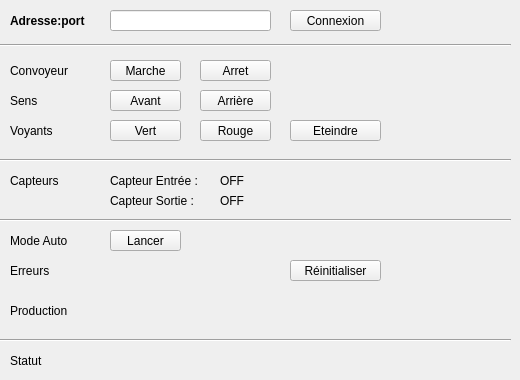
    <widget class="QWidget" name="convoyeur">
     <attribute name="title">
      <string>Convoyeur</string>
     </attribute>
     <widget class="QLineEdit" name="convoyeur_host">
      <property name="geometry">
       <rect>
        <x>110</x>
        <y>10</y>
        <width>161</width>
        <height>21</height>
       </rect>
      </property>
      <property name="locale">
       <locale language="French" country="France"/>
      </property>
      <property name="text">
       <string/>
      </property>
     </widget>
     <widget class="QLabel" name="label_7">
      <property name="geometry">
       <rect>
        <x>10</x>
        <y>60</y>
        <width>101</width>
        <height>21</height>
       </rect>
      </property>
      <property name="locale">
       <locale language="French" country="France"/>
      </property>
      <property name="text">
       <string>Convoyeur</string>
      </property>
     </widget>
     <widget class="QPushButton" name="convoyeur_arriere">
      <property name="geometry">
       <rect>
        <x>200</x>
        <y>90</y>
        <width>71</width>
        <height>21</height>
       </rect>
      </property>
      <property name="locale">
       <locale language="French" country="France"/>
      </property>
      <property name="text">
       <string>Arrière</string>
      </property>
     </widget>
     <widget class="QPushButton" name="convoyeur_avant">
      <property name="geometry">
       <rect>
        <x>110</x>
        <y>90</y>
        <width>71</width>
        <height>21</height>
       </rect>
      </property>
      <property name="locale">
       <locale language="French" country="France"/>
      </property>
      <property name="text">
       <string>Avant</string>
      </property>
     </widget>
     <widget class="QPushButton" name="convoyeur_voyant_vert">
      <property name="geometry">
       <rect>
        <x>110</x>
        <y>120</y>
        <width>71</width>
        <height>21</height>
       </rect>
      </property>
      <property name="locale">
       <locale language="French" country="France"/>
      </property>
      <property name="text">
       <string>Vert</string>
      </property>
     </widget>
     <widget class="QPushButton" name="convoyeur_voyant_rouge">
      <property name="geometry">
       <rect>
        <x>200</x>
        <y>120</y>
        <width>71</width>
        <height>21</height>
       </rect>
      </property>
      <property name="locale">
       <locale language="French" country="France"/>
      </property>
      <property name="text">
       <string>Rouge</string>
      </property>
     </widget>
     <widget class="QPushButton" name="convoyeur_arret">
      <property name="geometry">
       <rect>
        <x>200</x>
        <y>60</y>
        <width>71</width>
        <height>21</height>
       </rect>
      </property>
      <property name="locale">
       <locale language="French" country="France"/>
      </property>
      <property name="text">
       <string>Arret</string>
      </property>
     </widget>
     <widget class="QPushButton" name="convoyeur_connexion">
      <property name="geometry">
       <rect>
        <x>290</x>
        <y>10</y>
        <width>91</width>
        <height>21</height>
       </rect>
      </property>
      <property name="locale">
       <locale language="French" country="France"/>
      </property>
      <property name="text">
       <string>Connexion</string>
      </property>
     </widget>
     <widget class="QLabel" name="label_4">
      <property name="geometry">
       <rect>
        <x>10</x>
        <y>10</y>
        <width>101</width>
        <height>21</height>
       </rect>
      </property>
      <property name="font">
       <font>
        <bold>true</bold>
       </font>
      </property>
      <property name="locale">
       <locale language="French" country="France"/>
      </property>
      <property name="text">
       <string>Adresse:port</string>
      </property>
      <property name="wordWrap">
       <bool>false</bool>
      </property>
     </widget>
     <widget class="QLabel" name="label_2">
      <property name="geometry">
       <rect>
        <x>10</x>
        <y>90</y>
        <width>101</width>
        <height>21</height>
       </rect>
      </property>
      <property name="locale">
       <locale language="French" country="France"/>
      </property>
      <property name="text">
       <string>Sens</string>
      </property>
     </widget>
     <widget class="QLabel" name="label_3">
      <property name="geometry">
       <rect>
        <x>10</x>
        <y>170</y>
        <width>101</width>
        <height>21</height>
       </rect>
      </property>
      <property name="locale">
       <locale language="French" country="France"/>
      </property>
      <property name="text">
       <string>Capteurs</string>
      </property>
     </widget>
     <widget class="QPushButton" name="convoyeur_marche">
      <property name="geometry">
       <rect>
        <x>110</x>
        <y>60</y>
        <width>71</width>
        <height>21</height>
       </rect>
      </property>
      <property name="locale">
       <locale language="French" country="France"/>
      </property>
      <property name="text">
       <string>Marche</string>
      </property>
     </widget>
     <widget class="QPushButton" name="convoyeur_lancer_auto">
      <property name="geometry">
       <rect>
        <x>110</x>
        <y>230</y>
        <width>71</width>
        <height>21</height>
       </rect>
      </property>
      <property name="locale">
       <locale language="French" country="France"/>
      </property>
      <property name="text">
       <string>Lancer</string>
      </property>
     </widget>
     <widget class="QLabel" name="label">
      <property name="geometry">
       <rect>
        <x>10</x>
        <y>120</y>
        <width>91</width>
        <height>21</height>
       </rect>
      </property>
      <property name="locale">
       <locale language="French" country="France"/>
      </property>
      <property name="text">
       <string>Voyants</string>
      </property>
     </widget>
     <widget class="QLabel" name="label_5">
      <property name="geometry">
       <rect>
        <x>110</x>
        <y>170</y>
        <width>111</width>
        <height>21</height>
       </rect>
      </property>
      <property name="locale">
       <locale language="French" country="France"/>
      </property>
      <property name="text">
       <string>Capteur Entrée :</string>
      </property>
     </widget>
     <widget class="QLabel" name="label_6">
      <property name="geometry">
       <rect>
        <x>110</x>
        <y>190</y>
        <width>111</width>
        <height>21</height>
       </rect>
      </property>
      <property name="locale">
       <locale language="French" country="France"/>
      </property>
      <property name="text">
       <string>Capteur Sortie :</string>
      </property>
     </widget>
     <widget class="QLabel" name="convoyeur_status_entree">
      <property name="geometry">
       <rect>
        <x>220</x>
        <y>170</y>
        <width>41</width>
        <height>21</height>
       </rect>
      </property>
      <property name="locale">
       <locale language="French" country="France"/>
      </property>
      <property name="text">
       <string>OFF</string>
      </property>
     </widget>
     <widget class="QLabel" name="convoyeur_status_sortie">
      <property name="geometry">
       <rect>
        <x>220</x>
        <y>190</y>
        <width>41</width>
        <height>21</height>
       </rect>
      </property>
      <property name="locale">
       <locale language="French" country="France"/>
      </property>
      <property name="text">
       <string>OFF</string>
      </property>
     </widget>
     <widget class="QLabel" name="label_8">
      <property name="geometry">
       <rect>
        <x>10</x>
        <y>230</y>
        <width>101</width>
        <height>21</height>
       </rect>
      </property>
      <property name="locale">
       <locale language="French" country="France"/>
      </property>
      <property name="text">
       <string>Mode Auto</string>
      </property>
     </widget>
     <widget class="QLabel" name="label_9">
      <property name="geometry">
       <rect>
        <x>10</x>
        <y>350</y>
        <width>101</width>
        <height>21</height>
       </rect>
      </property>
      <property name="locale">
       <locale language="French" country="France"/>
      </property>
      <property name="text">
       <string>Statut</string>
      </property>
     </widget>
     <widget class="QLabel" name="convoyeur_status">
      <property name="geometry">
       <rect>
        <x>110</x>
        <y>350</y>
        <width>381</width>
        <height>21</height>
       </rect>
      </property>
      <property name="font">
       <font>
        <bold>true</bold>
       </font>
      </property>
      <property name="locale">
       <locale language="French" country="France"/>
      </property>
      <property name="text">
       <string>&lt;no status&gt;</string>
      </property>
      <property name="alignment">
       <set>Qt::AlignLeading|Qt::AlignLeft|Qt::AlignVCenter</set>
      </property>
      <property name="wordWrap">
       <bool>false</bool>
      </property>
     </widget>
     <widget class="QLabel" name="convoyeur_erreur_production">
      <property name="geometry">
       <rect>
        <x>110</x>
        <y>260</y>
        <width>141</width>
        <height>21</height>
       </rect>
      </property>
      <property name="locale">
       <locale language="French" country="France"/>
      </property>
      <property name="text">
       <string>&lt;production good&gt;</string>
      </property>
     </widget>
     <widget class="QLabel" name="label_24">
      <property name="geometry">
       <rect>
        <x>10</x>
        <y>260</y>
        <width>101</width>
        <height>21</height>
       </rect>
      </property>
      <property name="locale">
       <locale language="French" country="France"/>
      </property>
      <property name="text">
       <string>Erreurs</string>
      </property>
     </widget>
     <widget class="QLabel" name="convoyeur_erreur_lecture">
      <property name="geometry">
       <rect>
        <x>110</x>
        <y>280</y>
        <width>141</width>
        <height>21</height>
       </rect>
      </property>
      <property name="locale">
       <locale language="French" country="France"/>
      </property>
      <property name="text">
       <string>&lt;sensors good&gt;</string>
      </property>
     </widget>
     <widget class="QPushButton" name="convoyeur_reset_erreurs">
      <property name="geometry">
       <rect>
        <x>290</x>
        <y>260</y>
        <width>91</width>
        <height>21</height>
       </rect>
      </property>
      <property name="locale">
       <locale language="French" country="France"/>
      </property>
      <property name="text">
       <string>Réinitialiser</string>
      </property>
     </widget>
     <widget class="Line" name="line">
      <property name="geometry">
       <rect>
        <x>0</x>
        <y>150</y>
        <width>511</width>
        <height>20</height>
       </rect>
      </property>
      <property name="orientation">
       <enum>Qt::Horizontal</enum>
      </property>
     </widget>
     <widget class="Line" name="line_2">
      <property name="geometry">
       <rect>
        <x>0</x>
        <y>35</y>
        <width>511</width>
        <height>20</height>
       </rect>
      </property>
      <property name="orientation">
       <enum>Qt::Horizontal</enum>
      </property>
     </widget>
     <widget class="Line" name="line_3">
      <property name="geometry">
       <rect>
        <x>0</x>
        <y>210</y>
        <width>511</width>
        <height>20</height>
       </rect>
      </property>
      <property name="orientation">
       <enum>Qt::Horizontal</enum>
      </property>
     </widget>
     <widget class="Line" name="line_4">
      <property name="geometry">
       <rect>
        <x>0</x>
        <y>330</y>
        <width>511</width>
        <height>20</height>
       </rect>
      </property>
      <property name="orientation">
       <enum>Qt::Horizontal</enum>
      </property>
     </widget>
     <widget class="QPushButton" name="convoyeur_voyant_eteindre">
      <property name="geometry">
       <rect>
        <x>290</x>
        <y>120</y>
        <width>91</width>
        <height>21</height>
       </rect>
      </property>
      <property name="locale">
       <locale language="French" country="France"/>
      </property>
      <property name="text">
       <string>Eteindre</string>
      </property>
     </widget>
     <widget class="QLabel" name="label_63">
      <property name="geometry">
       <rect>
        <x>10</x>
        <y>300</y>
        <width>101</width>
        <height>21</height>
       </rect>
      </property>
      <property name="locale">
       <locale language="French" country="France"/>
      </property>
      <property name="text">
       <string>Production</string>
      </property>
     </widget>
     <widget class="QLabel" name="convoyeur_status_production">
      <property name="geometry">
       <rect>
        <x>110</x>
        <y>300</y>
        <width>141</width>
        <height>21</height>
       </rect>
      </property>
      <property name="locale">
       <locale language="French" country="France"/>
      </property>
      <property name="text">
       <string>&lt;status good&gt;</string>
      </property>
     </widget>
    </widget>
